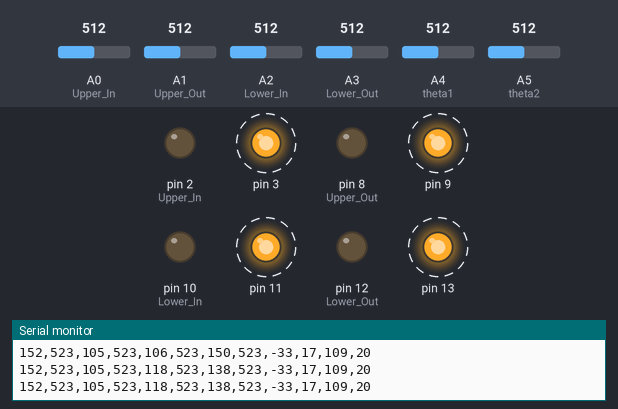
This sketch was run on a simulated Arduino Uno, built with avr-gcc and run on an emulated ATmega328P. Parts: output pins drawn as LEDs (lit = HIGH), the last lines printed to the serial monitor. Dashed ring = blinking. The inputs (shaded band) are chosen by the test bench; at power-on: A3 (Lower_Out) = 512, A0 (Upper_In) = 512, A2 (Lower_In) = 512, A1 (Upper_Out) = 512, A5 (theta2) = 512, A4 (theta1) = 512.

Above: at 3.27 s.
3.3 s: A3 (Lower_Out) set to 716
6.3 s: A0 (Upper_In) set to 306
9.3 s: A2 (Lower_In) set to 716
12.3 s: A1 (Upper_Out) set to 30
At 12.66 s:
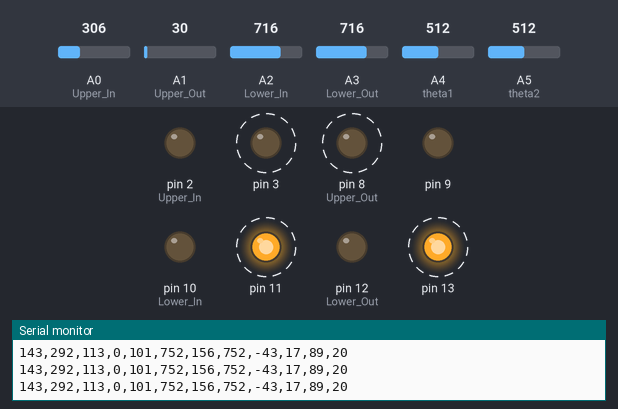
15.3 s: A0 (Upper_In) set to 30
At 16.02 s:
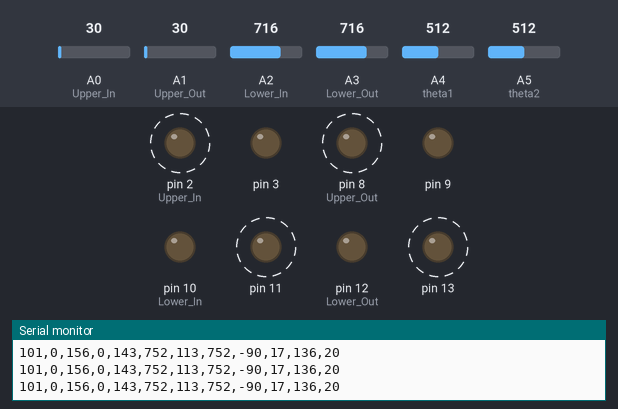
18.3 s: A5 (theta2) set to 168
21.3 s: A5 (theta2) set to 142
Timing chart, 0 to 25.3 s (numbered marks = the images above; inputs shaded):
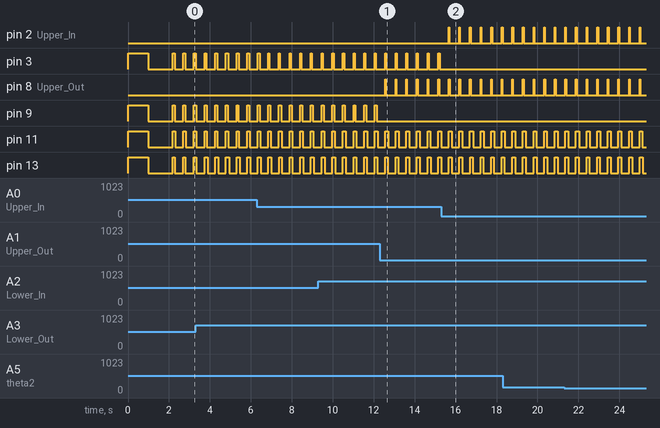

The sketch:

25_01_28_arm_draw_circle.ino
```cpp
// アームに円を描かせる実験

#include <Arduino.h>
#include <MsTimer2.h>

// 1月29日版

// --------------------------------------------- //

// 関節の目標剛性値[N/m]
#define JOINT_K 3000.0f

// 目標円軌道の半径
#define CIRCLE_PHI 100.0f

// 目標円軌道の周期[ms]
#define CIRCLE_T 5000.0f

// 目標円軌道の分割数
#define CIRCLE_N 10.0f

// 周期/分割数が50msを切らないように！

// 開閉タイミングタイプ
//#define TYPE_OC 0

// 体積近似タイプ
// 0 目標位置と現在位置から体積を推定して線形補間（こっちがベース）
// 1 現在圧力のまま不変とする
#define TYPE_DELTAV 0

// --------------------------------------------- //

// 目標円軌道の中心位置
#define X_CENTRE 240.0f
#define Y_CENTRE 0.0f

#define A_0_EXH 0.95f
//#define A_0_EXH 1.30f  //供給圧100kPa用

#define A_0_INT 0.44f
//#define A_0_INT 0.70f;

//供給圧[kPa]
#define COMPRESSOR 500.0f

// 1ループで何s計算を進めるか
#define dt 0.001f

// リンク長
#define L1 240.0f
#define L2 240.0f


//環境設定
#define L_FIBRE 137.4f
#define N_TURNS 1.9833f
#define TEMPERATURE 293.0f
#define k 1.4f
#define R 287.0f
#define L_n 119.0f
#define d_loose 15.0f
#define D_pulley 14.0f

#define PI 3.1415f

//マッキベンの近似式
#define alpha 0.00079655f
#define beta -0.0004066f
#define gamma -15.2184f

float getPressure(int analogPin);
float getDegree(int analogPin, float offset);

void pin_init();

unsigned long startTime;

float theta1_target = 0;
float theta2_target = 0;

float p_target_ui = 0;
float p_target_uo = 0;
float p_target_li = 0;
float p_target_lo = 0;

unsigned long printTime;
// 10msに一回これを回す
void sampling() {
  printTime = micros();
  Serial.print((int)p_target_ui);
  Serial.print(",");
  Serial.print((int)getPressure(A0)); //UI
  Serial.print(",");
  Serial.print((int)p_target_uo);
  Serial.print(",");
  Serial.print((int)getPressure(A1)); //UO
  Serial.print(",");
  Serial.print((int)p_target_li);
  Serial.print(",");
  Serial.print((int)getPressure(A2)); //LI
  Serial.print(",");
  Serial.print((int)p_target_lo);
  Serial.print(",");
  Serial.print((int)getPressure(A3)); //LO
  Serial.print(",");
  Serial.print((int)degrees(theta1_target));
  Serial.print(",");
  Serial.print((int)getDegree(A5, 458)); //根元側
  Serial.print(",");
  Serial.print((int)degrees(theta2_target));
  Serial.print(",");
  Serial.print((int)getDegree(A4, 450)); //手先側
  Serial.println("");
}

void setup() {
  pin_init();

  // 流石に5msに一回とかは返せない
  MsTimer2::set(50, sampling);
  MsTimer2::start();

  startTime = millis();
}

// ここちゃんとポインタ使ってまとめる！
void posRig2Prs_U(float theta, float K) {
  float x_target = theta*D_pulley/2.0;
  float CA = -1.0f*(((2.0f*alpha*(d_loose + x_target))/(L_n*L_n)) - ((2.0f*alpha)/L_n));
  float CB = -1.0f*(((2.0f*alpha*(d_loose - x_target))/(L_n*L_n)) - ((2.0f*alpha)/L_n));
  float CC = alpha*pow(1.0f-((d_loose + x_target)/L_n), 2.0f) + beta;
  float CD = alpha*pow(1.0f-((d_loose - x_target)/L_n), 2.0f) + beta;
  p_target_ui = ((CD*K) / (CA*CD+CB*CC))/1000000.0f;
  p_target_uo = ((CC*K) / (CA*CD+CB*CC))/1000000.0f;
}

void posRig2Prs_L(float theta, float K) {
  float x_target = theta*D_pulley/2.0;
  float CA = -1.0f*(((2.0f*alpha*(d_loose + x_target))/(L_n*L_n)) - ((2.0f*alpha)/L_n));
  float CB = -1.0f*(((2.0f*alpha*(d_loose - x_target))/(L_n*L_n)) - ((2.0f*alpha)/L_n));
  float CC = alpha*pow(1.0f-((d_loose + x_target)/L_n), 2.0f) + beta;
  float CD = alpha*pow(1.0f-((d_loose - x_target)/L_n), 2.0f) + beta;
  p_target_li = ((CD*K) / (CA*CD+CB*CC))/1000000.0f;
  p_target_lo = ((CC*K) / (CA*CD+CB*CC))/1000000.0f;
}

// マッキベンの全長から容積を推定する
float calcVolume(float mckibben_length) {
  if (mckibben_length > L_FIBRE) mckibben_length = L_FIBRE;
  else if (mckibben_length < 85.0f) mckibben_length = 85.0f;

  float d_muscle = (L_FIBRE * sin(acos(mckibben_length / L_FIBRE))) / (N_TURNS * PI);
  float d_inner = d_muscle - 2.8f;
  float volume = d_inner * d_inner * PI * mckibben_length / 4;
  return volume;
  d_inner*d_inner*PI*mckibben_length/4;
}


// 無負荷時の理論上の体積を圧力から求める
const float lca = -3.5185f * pow(10.0, -7);
const float lcb = 4.4603f * pow(10.0, -4);
const float lcc = -0.1973f;
const float lcd = 119.1270f;
float calcVolumeFree(float pressure) {
  float L = lca * pow(pressure, 3) + lcb * pow(pressure, 2) + lcc * pressure + lcd;
  return calcVolume(L);
}

// 上流圧力と下流圧力から質量流量を計算する
float calcDeltaM(float p_in, float p_out, bool isExhaust) {

  float A_0; //実験を元に決める
  if (isExhaust)
  {
    A_0 = A_0_EXH;
  }
  else
  {
    A_0 = A_0_INT;
  }

  float CA = (A_0 * p_in) / sqrt(TEMPERATURE);
  if (p_in * pow(2.0f / (k + 1.0f), k / (k - 1.0f)) >= p_out) {
    float CB = sqrt((k / R) * pow(2.0f / (k + 1.0f), (k + 1.0f) / (k - 1.0f)));
    return CA * CB;
  }
  float CC = sqrt((2.0f * k) / (R * (k - 1.0f)));
  float CD = pow(p_out / p_in, 1.0f / k);
  float CE = sqrt(1.0f - pow(p_out / p_in, (k - 1.0f) / k));
  return CA * CC * CD * CE;
}

float calcDeltaP(float delta_m, float v, float dv, float p) {
  float k1 = 1.4f;
  float k2 = 1.4f;
  return ((k1 * R * TEMPERATURE * delta_m * 1000.0f) / v - (k2 * dv * p) / v);
}

int calcTimeWidth(float p_current, float p_target, float v_current, float v_delta, float pipe_volume) {
  float p = p_current;
  float v = v_current + pipe_volume;
  float dv = v_delta;
  int roop_count = 0;
  float dm;
  float dp;
  float v_new;
//  Serial.println("---");
  if (p_current < p_target) {
    while ((p <= p_target) && (roop_count < CIRCLE_T/CIRCLE_N)) {
      dm = calcDeltaM(COMPRESSOR, p, false);
      dp = calcDeltaP(dm, v, dv, p);
      p += (dp * dt);
      roop_count++;
      v += (dv * dt);
//      Serial.print(p);
//      Serial.print(" ");
//      Serial.println(v-pipe_volume);
    }
  } else {
    while ((p >= p_target) && (roop_count > -CIRCLE_T/CIRCLE_N)) {
      dm = -1.0f * calcDeltaM(p, 0.0f, true);
      dp = calcDeltaP(dm, v, dv, p);
      p += (dp * dt);
      roop_count--;
      v += (dv * dt);
//      Serial.print(p);
//      Serial.print(" ");
//      Serial.println(v-pipe_volume);
    }
  }
  return roop_count;
}

unsigned long stopwatch;

float delta_x_1;
float delta_x_2;

float x_target;
float y_target;

float p_current_ui;
float p_current_uo;
float p_current_li;
float p_current_lo;

float v_current_ui;
float v_current_uo;
float v_current_li;
float v_current_lo;

float v_target_ui;
float v_target_uo;
float v_target_li;
float v_target_lo;

float time_width_ui;
float time_width_uo;
float time_width_li;
float time_width_lo;

int maxActionTime;

unsigned long roopTime;

//桁落ちするので，体積はmm^3で扱う
#define PIPE_U (4.9087f * 1300.0f)
#define PIPE_L (4.9087f * 1900.0f)

void loop() {

  // 各筋の現在の長さを得る
  delta_x_1 = (theta1_target+radians(60.0))*D_pulley/2;
  delta_x_2 = (theta2_target-radians(120.0))*D_pulley/2;
  v_current_ui = calcVolume(L_n-d_loose-delta_x_1);
  v_current_uo = calcVolume(L_n-d_loose+delta_x_1);
  v_current_li = calcVolume(L_n-d_loose-delta_x_2);
  v_current_lo = calcVolume(L_n-d_loose+delta_x_2);

  x_target = CIRCLE_PHI * cos(((millis()-startTime)/CIRCLE_T)*2.0f*PI) + X_CENTRE;
  y_target = CIRCLE_PHI * sin(((millis()-startTime)/CIRCLE_T)*2.0f*PI) + Y_CENTRE;

  float D = (pow(x_target,2.0f) + pow(y_target,2.0f) - pow(L1,2.0f) - pow(L2,2.0f)) / (2.0f*L1*L2);
  theta2_target = atan2(sqrt(1.0f - pow(D,2.0f)), D);
  theta1_target = atan2(y_target, x_target) - atan2(L2 * sin(theta2_target), L1 + L2 * cos(theta2_target));


  switch (TYPE_DELTAV) {
    case 0:
      // 各筋の目標の長さを得る
      delta_x_1 = (theta1_target+radians(60.0))*D_pulley/2;
      delta_x_2 = (theta2_target-radians(120.0))*D_pulley/2;
      v_target_ui = calcVolume(L_n-d_loose-delta_x_1);
      v_target_uo = calcVolume(L_n-d_loose+delta_x_1);
      v_target_li = calcVolume(L_n-d_loose-delta_x_2);
      v_target_lo = calcVolume(L_n-d_loose+delta_x_2);
      break;
    case 1:
      v_target_ui = v_current_ui;
      v_target_uo = v_current_uo;
      v_target_li = v_current_li;
      v_target_lo = v_current_lo;
      break;
  }

// 理想動作用
//  p_current_ui = p_target_ui;
//  p_current_uo = p_target_uo;

  posRig2Prs_U(theta1_target + radians(60.0f), JOINT_K);
  // UI
  p_current_ui = getPressure(A0);
  time_width_ui = calcTimeWidth(p_current_ui, p_target_ui, v_current_ui,
    (v_target_ui-v_current_ui)/((CIRCLE_T/CIRCLE_N)*0.001), PIPE_U);

  // UO
  p_current_uo = getPressure(A1);
  time_width_uo = calcTimeWidth(p_current_uo, p_target_uo, v_current_uo,
    (v_target_uo-v_current_uo)/((CIRCLE_T/CIRCLE_N)*0.001), PIPE_U);

// 理想動作用
//  p_current_li = p_target_li;
//  p_current_lo = p_target_lo;

  posRig2Prs_L(theta2_target - radians(120.0f), JOINT_K);
  // LI
  p_current_li = getPressure(A2);
  time_width_li = calcTimeWidth(p_current_li, p_target_li, v_current_li,
    (v_target_li-v_current_li)/((CIRCLE_T/CIRCLE_N)*0.001), PIPE_L);

  // LO
  p_current_lo = getPressure(A3);
  time_width_lo = calcTimeWidth(p_current_lo, p_target_lo, v_current_lo,
    (v_target_lo-v_current_lo)/((CIRCLE_T/CIRCLE_N)*0.001), PIPE_L);

//  Serial.print("theta1:");
//  Serial.print(degrees(theta1_target + radians(60.0f)));
//  Serial.print(" theta2:");
//  Serial.println(degrees(theta2_target - radians(120.0f)));

  maxActionTime = max(abs(time_width_ui), max(abs(time_width_uo), max(abs(time_width_li), abs(time_width_lo))));

//  Serial.print("t");
//  Serial.print(millis());
//  Serial.print(" ui:");
//  Serial.print(time_width_ui);
//  Serial.print(" uo:");
//  Serial.print(time_width_uo);
//  Serial.print(" li:");
//  Serial.print(time_width_li);
//  Serial.print(" lo:");
//  Serial.println(time_width_lo);

  stopwatch = millis();

  // 同時に開閉を行う
  while(millis() - roopTime < (CIRCLE_T/CIRCLE_N)){
    // UI
    if(time_width_ui > 0) {
      if(stopwatch + time_width_ui > millis()) digitalWrite(2, HIGH);
      else digitalWrite(2, LOW);
    }
    else if (time_width_ui < 0){
      if(stopwatch - time_width_ui > millis()) digitalWrite(3, HIGH);
      else digitalWrite(3, LOW);
    }
    // UO
    if(time_width_uo > 0) {
      if(stopwatch + time_width_uo > millis()) digitalWrite(8, HIGH);
      else digitalWrite(8, LOW);
    }
    else if (time_width_uo < 0){
      if(stopwatch - time_width_uo > millis()) digitalWrite(9, HIGH);
      else digitalWrite(9, LOW);
    }
    // LI
    if(time_width_li > 0) {
      if(stopwatch + time_width_li > millis()) digitalWrite(10, HIGH);
      else digitalWrite(10, LOW);
    }
    else if (time_width_li < 0){
      if(stopwatch - time_width_li > millis()) digitalWrite(11, HIGH);
      else digitalWrite(11, LOW);
    }
    // LO
    if(time_width_lo > 0) {
      if(stopwatch + time_width_lo > millis()) digitalWrite(12, HIGH);
      else digitalWrite(12, LOW);
    }
    else if (time_width_lo < 0){
      if(stopwatch - time_width_lo > millis()) digitalWrite(13, HIGH);
      else digitalWrite(13, LOW);
    }
  }

  roopTime = millis();
}

void pin_init() {
  pinMode (A0, INPUT); // Upper In
  pinMode (A1, INPUT); // Upper Out
  pinMode (A2, INPUT); // Lower In
  pinMode (A3, INPUT); // Lower Out

  pinMode (A4, INPUT); // theta1
  pinMode (A5, INPUT); // theta2

  pinMode (2, OUTPUT); // Upper In
  pinMode (3, OUTPUT);
  pinMode (8, OUTPUT); // Upper Out
  pinMode (9, OUTPUT);
  pinMode (10, OUTPUT); // Lower In
  pinMode (11, OUTPUT);
  pinMode (12, OUTPUT); // Lower Out
  pinMode (13, OUTPUT);

  Serial.begin(115200);

  //いちど全部排気してから，閉じる
  digitalWrite(2, LOW);
  digitalWrite(3, HIGH);
  digitalWrite(8, LOW);
  digitalWrite(9, HIGH);
  digitalWrite(10, LOW);
  digitalWrite(11, HIGH);
  digitalWrite(12, LOW);
  digitalWrite(13, HIGH);
  delay(1000);
  digitalWrite(2, LOW);
  digitalWrite(3, LOW);
  digitalWrite(8, LOW);
  digitalWrite(9, LOW);
  digitalWrite(10, LOW);
  digitalWrite(11, LOW);
  digitalWrite(12, LOW);
  digitalWrite(13, LOW);
  delay(1000);
}

float getPressure(int analogPin) {
  // アナログ値を圧力に変換する（単位はkPa）
  int analogValue = analogRead(analogPin);
  float v = (5.0f * analogValue) / 1024.0f;
  return max(0.0f, ((v * 1034.120f) / 4.5f) - 51.0f);
}

float getDegree(int analogPin, float offset) {
  return (analogRead(analogPin)-offset)*0.32727f;
}
```

Measured:
- after the input at 12.3 s, pin 8 (Upper_Out): alternates HIGH for 0.03 s and LOW for 0.49 s, starting after 0.26 s; pin 9: stops changing and stays LOW
- after the input at 15.3 s, pin 2 (Upper_In): alternates HIGH for 0.03 s and LOW for 0.49 s, starting after 0.37 s; pin 3: stops changing and stays LOW
- by itself, pin 3: alternates HIGH for 0.05 s and LOW for 0.47 s
- by itself, pin 9: alternates HIGH for 0.09 s and LOW for 0.43 s
- by itself, pin 11: alternates HIGH for 0.15 s and LOW for 0.37 s
- by itself, pin 13: alternates HIGH for 0.13 s and LOW for 0.38 s
